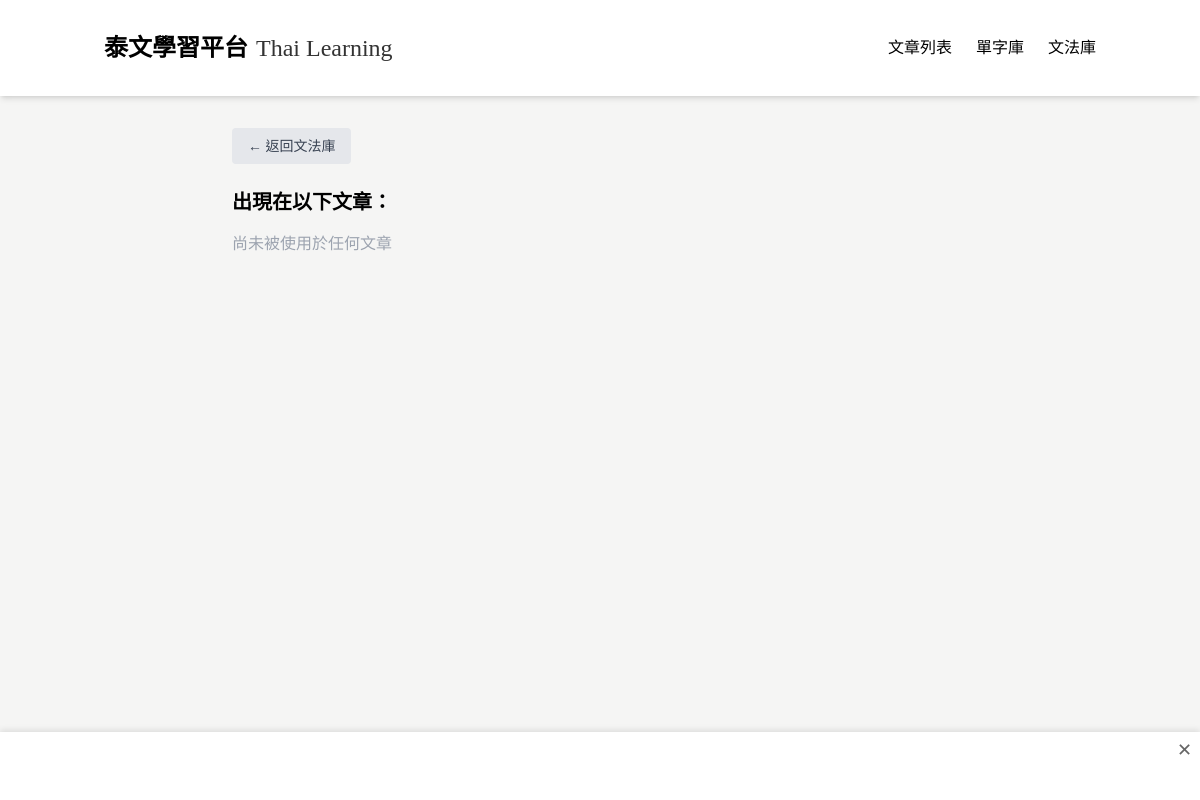
Page /grammar/128 on the earlier database version.
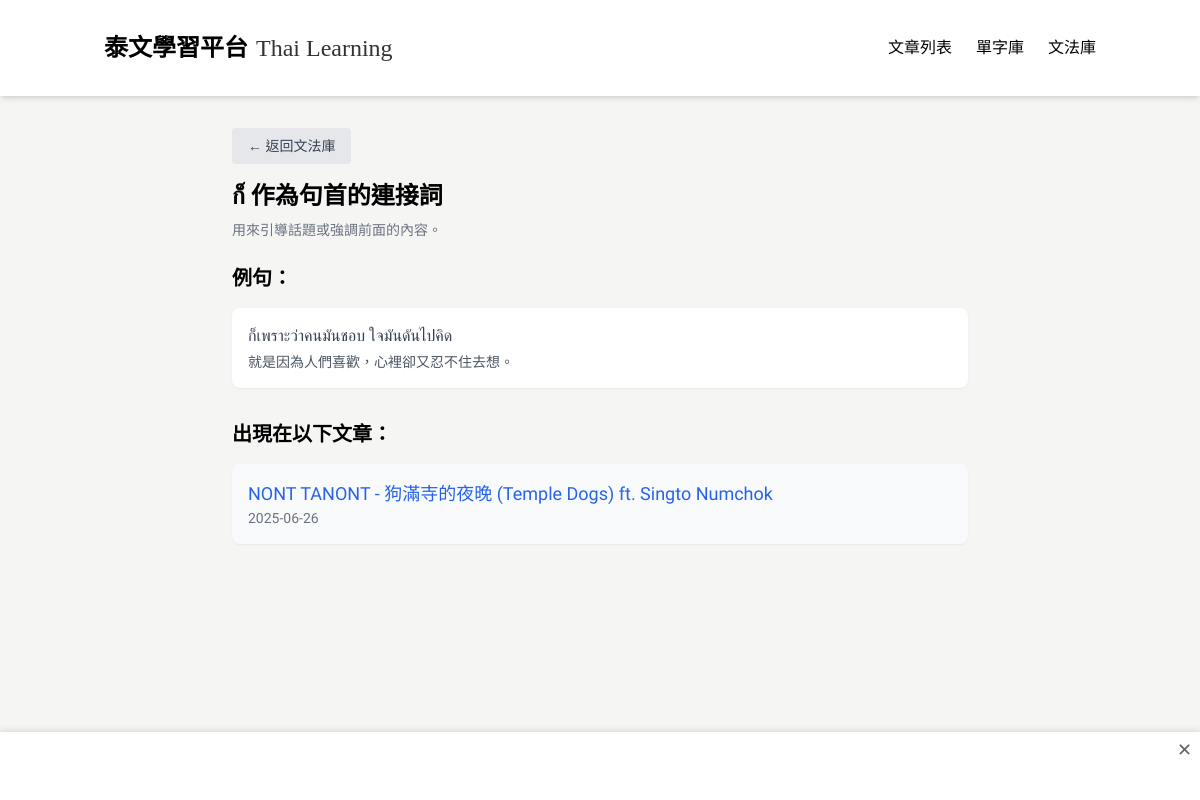
Same page on the later database version.
### tables this page shows
CREATE TABLE GrammarPoint (
            id INTEGER PRIMARY KEY AUTOINCREMENT,
            title TEXT,
            explanation TEXT,
            articleId INTEGER,
            createdAt TEXT,
            updatedAt TEXT
        );

CREATE TABLE GrammarExample (
            id INTEGER PRIMARY KEY AUTOINCREMENT,
            thai TEXT,
            chinese TEXT,
            grammarPointId INTEGER,
            createdAt TEXT,
            updatedAt TEXT
        );

CREATE TABLE Article (
            id INTEGER PRIMARY KEY AUTOINCREMENT,
            title TEXT,
            chineseTitle TEXT,
            content TEXT,
            chineseContent TEXT,
            category TEXT,
            url TEXT,
            status TEXT,
            createdAt TEXT,
            updatedAt TEXT,
            authorId INTEGER
        );

### app_sqlite.py (the view)
@app.route('/grammar/<int:grammar_id>')
def grammar_detail(grammar_id):
    conn = get_db_connection()
    grammar_point = conn.execute(
        'SELECT * FROM GrammarPoint WHERE id = ?', (grammar_id,)
    ).fetchone()
    examples = conn.execute(
        'SELECT * FROM GrammarExample WHERE grammarPointId = ?', (grammar_id,)
    ).fetchall()
    articles = conn.execute("""
        SELECT Article.*
        FROM Article
        JOIN GrammarArticle ON Article.id = GrammarArticle.articleId
        WHERE GrammarArticle.grammarPointId = ? AND Article.status = 'published'
        ORDER BY Article.createdAt DESC
    """, (grammar_id,)).fetchall()
    conn.close()
    return render_template('grammar_detail.html', grammar=grammar_point, examples=examples, articles=articles)

### app_sqlite.py (called while the page is built)
def get_db_connection():
    base_path = os.path.dirname(os.path.abspath(__file__))
    db_path = os.path.join(base_path, 'data.db')
    conn = sqlite3.connect(db_path)  # SQLite 檔名
    conn.row_factory = sqlite3.Row     # 讓取出的資料像字典一樣操作
    return conn

### templates/grammar_detail.html (shortened to what this page needs)
{% extends "base.html" %}
{% block content %}
<div class="max-w-3xl mx-auto px-4 py-8">
  <div class="mb-4">
    <a href="/grammar" class="inline-block px-4 py-2 bg-gray-200 text-gray-700 rounded hover:bg-gray-300 text-sm">
      ← 返回文法庫
    </a>
  </div>
  <h1 class="text-2xl font-bold mb-2">{{ grammar.title }}</h1>
  <p class="text-sm text-gray-500 mb-6">{{ grammar.explanation }}</p>
  {% if examples %}
  <div class="mb-8">
    <h2 class="text-xl font-semibold mb-4">例句：</h2>
    <div class="space-y-3">
      {% for example in examples %}
      <div class="bg-white p-4 rounded-lg shadow-sm">
        <p class="thai-text mb-1 text-gray-700">{{ example.thai }}</p>
        <p class="text-sm text-gray-600">{{ example.chinese }}</p>
      </div>
      {% endfor %}
    </div>
  </div>
  {% endif %}
  <h2 class="text-xl font-semibold mb-4">出現在以下文章：</h2>
  <ul class="space-y-3">
    {% for article in articles %}
    <li>
      <a href="/article/{{ article.id }}" class="block p-4 bg-gray-50 hover:bg-gray-100 rounded-lg shadow-sm transition">
        <p class="text-lg font-medium text-blue-600">{{ article.chineseTitle or article.title }}</p>
        <p class="text-sm text-gray-500">{{ article.createdAt[:10] }}</p>
      </a>
    </li>
    {% else %}
    <li class="text-gray-400">尚未被使用於任何文章</li>
    {% endfor %}
  </ul>
</div>
{% endblock %}

Differences in the rows shown:
added GrammarPoint: title "ก็ 作為句首的連接詞", explanation "用來引導話題或強調前面的內容。"
added GrammarExample: thai "ก็เพราะว่าคนมันชอบ ใจมันดันไปคิด", chinese "就是因為人們喜歡，心裡卻又忍不住去想。"
added Article: chineseTitle "NONT TANONT - 狗滿寺的夜晚 (Temple Dogs) ft. Singto Numchok", createdAt "2025-06-26"
Other differences:
text no longer shown: "尚未被使用於任何文章"
text now shown: "例句："
